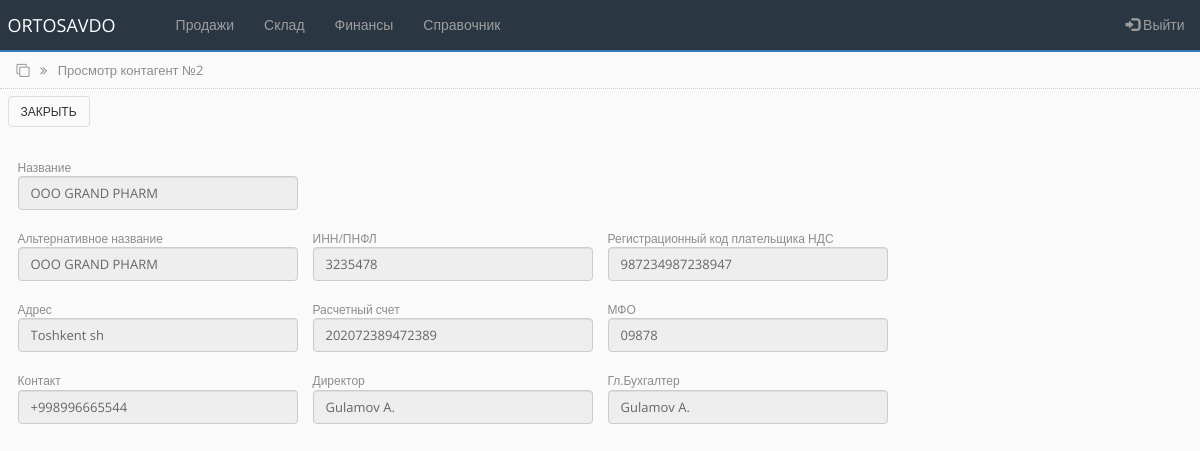
/counterpartie_view.php?id=2 (signed in), run on the app's committed database.
### tables this page shows
CREATE TABLE `counterparties_tbl` (
  `id` int(255) NOT NULL,
  `name` varchar(250) NOT NULL,
  `alternative_name` varchar(250) NOT NULL,
  `inn` varchar(255) NOT NULL,
  `nds` varchar(255) NOT NULL,
  `raschetny_schet` varchar(255) NOT NULL,
  `mfo` varchar(100) NOT NULL,
  `address` varchar(250) NOT NULL,
  `contact` varchar(250) NOT NULL,
  `director` varchar(250) NOT NULL,
  `accountant` varchar(250) NOT NULL,
  `sts` int(10) NOT NULL DEFAULT '1'
);

### counterpartie_view.php (the view, shortened to what this page needs)
<?php
include('settings.php');
include('bot_lib.php');
if (isset($_GET['id'])) {
    $id = $_GET['id'];
    $query = "SELECT * FROM counterparties_tbl WHERE id='$id'";
    $rs_result = mysqli_query ($connect, $query);
    $res = mysqli_fetch_assoc($rs_result);
}
?>
<!DOCTYPE html>
<html lang="ru">
<head>
    <link rel="stylesheet" href="https://maxcdn.bootstrapcdn.com/bootstrap/3.4.1/css/bootstrap.min.css">
    <link rel="stylesheet" href="https://cdnjs.cloudflare.com/ajax/libs/font-awesome/4.7.0/css/font-awesome.min.css">
    <link rel="stylesheet" href="css/bootstrap-grid.min.css">
    <link rel="stylesheet" href="css/style.css">
</head>
<body>
<?php include 'partSite/nav.php'; ?>
<div class="page_name">
    <div class="container-fluid">
        <i class="fa fa-clone" aria-hidden="true"></i>
        <i class="fa fa-angle-double-right right_cus"></i>
        <span class="right_cus">Просмотр контагент №<?php echo $id; ?></span>
    </div>
</div>
<div class="toolbar">
    <div class="container-fluid">
        <a href="counterparties.php"><button type="button" class="btn btn-custom">Закрыть</button></a>
    </div>
</div>
<section class="card_head">
    <div class="container-fluid">
        <form action="" method="POST" class="horizntal-form" id="counterpartie_form">
            <div class="row">
                <div class="col-md-3">
                    <span>Название</span>
                </div>
            </div>
            <div class="row">
                <div class="col-md-3">
                    <input disabled required type="text" class="form-control" name="name" value='<?php  echo $res['name'];?>' form="counterpartie_form" >
                </div>
            </div>
            <div class="row mt">
                <div class="col-md-3">
                    <span>Альтернативное название</span>
                </div>
                <div class="col-md-3">
                    <span>ИНН/ПНФЛ</span>
                </div>
                <div class="col-md-3">
                    <span>Регистрационный код плательщика НДС</span>
                </div>
            </div>
            <div class="row">
                <div class="col-md-3">
                    <input required type="text" class="form-control" name="alternative_name" disabled value='<?php  echo $res['alternative_name'];?>' form="counterpartie_form">
                </div>
                <div class="col-md-3">
                    <input required type="text" class="form-control" name="inn" disabled value="<?php  echo $res['inn'];?>" form="counterpartie_form">
                </div>
                <div class="col-md-3">
                    <input required type="text" class="form-control" name="nds" disabled value="<?php  echo $res['nds'];?>" form="counterpartie_form">
                </div>
            </div>
            <div class="row mt">
                <div class="col-md-3">
                    <span>Адрес</span>
                </div>
                <div class="col-md-3">
                    <span>Расчетный счет</span>
                </div>
                <div class="col-md-3">
                    <span>МФО</span>
                </div>
            </div>
            <div class="row">
                <div class="col-md-3">
                    <input required type="text" class="form-control" name="address" disabled value="<?php  echo $res['address'];?>" form="counterpartie_form">
                </div>
                <div class="col-md-3">
                    <input required type="text" class="form-control" name="raschetny_schet" disabled value="<?php  echo $res['raschetny_schet'];?>" form="counterpartie_form">
                </div>
                <div class="col-md-3">
                    <input required type="text" class="form-control" name="mfo" disabled value="<?php  echo $res['mfo'];?>" form="counterpartie_form">
                </div>
            </div>
            <div class="row mt">
            <div class="col-md-3">
                    <span>Контакт</span>
                </div>
                <div class="col-md-3">
                    <span>Директор</span>
                </div>
                <div class="col-md-3">
                    <span>Гл.Бухгалтер</span>
                </div>
            </div>
            <div class="row">
            <div class="col-md-3">
                    <input required type="text" class="form-control" name="contact" disabled value="<?php  echo $res['contact'];?>" form="counterpartie_form">
                </div>
                <div class="col-md-3">
                    <input required type="text" class="form-control" name="director" disabled value="<?php  echo $res['director'];?>" form="counterpartie_form">
                </div>
                <div class="col-md-3">
                    <input required type="text" class="form-control" name="accountant" disabled value="<?php  echo $res['accountant'];?>" form="counterpartie_form">
                </div>
            </div>
        </form>
    </div>
</section>
</body>
</html>

### css/style.css (style rules this page uses)
* { box-sizing: border-box; margin: 0; padding: 0; transition: all 0.01s; }
body { background-color: #FAFAFB; font-family: "Open Sans", sans-serif; font-size: 12px; }
input[type="text"] { font-family: "Open Sans", sans-serif; color: #666666; font-size: 13px; }
.page_name { width: 100%; height: 37px; padding: 9px; margin-top: -20px; border-bottom: 1px dotted #CDCDCD; color: #8d8d8d; font-size: 13px; }
.right_cus { margin-left: 7px; }
.toolbar { width: 100%; height: 46px; margin: 0; padding: 5px 0; }
.toolbar .btn { text-transform: uppercase; font-size: 12px; }
.card_head { font-size: 12px; color: #8d8d8d; justify-content: space-between; padding: 10px; margin-top: 14px; }
.card_head .row { align-items: center; }
.mt { margin-top: 20px; }
.btn-custom { border: 1px solid #dddddd; background-color: #fafafb; font-size: 11px; margin: 2px 0px; color: #333333; }

### data on the page
counterparties_tbl: name "OOO GRAND PHARM", alternative_name "OOO GRAND PHARM", inn "3235478", nds "987234987238947", address "Toshkent sh", raschetny_schet "202072389472389", mfo "09878", contact "+998996665544", director "Gulamov A.", accountant "Gulamov A."

### other printed values
$id "2"
